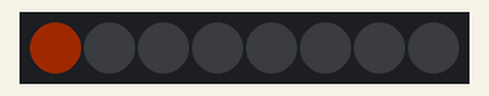
Bench run of a sketch on a simulated Arduino Uno, built with avr-gcc and run on an emulated ATmega328P. Shown: 8 RGB LEDs in strip order, left to right. Dim RGB values are drawn brighter than linear; what the sketch prints to the serial monitor is not drawn.

Above: at 2.1 s.
At 6.1 s:
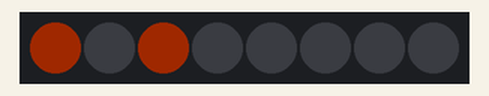
At 11.1 s:
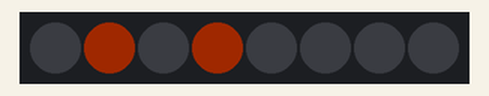
At 20.1 s:
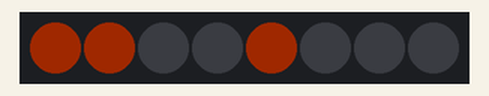
At 29.1 s:
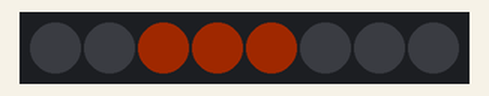
At 38.1 s:
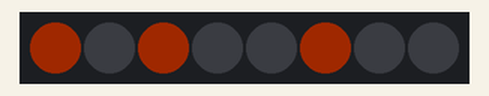
Timing chart, 0 to 40.0 s (numbered marks = the images above):
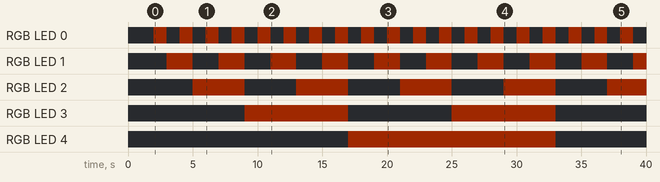

The sketch:

ESP32-13-Neopixel_counter.ino
```cpp
/*
 * ESP32-13-Neopixel_counter
 *
 * Uses a neopixel strip with 8 pixels as a binary counter.
 *
 */

#include <Adafruit_NeoPixel.h>

#define NEOPIXEL_PIN 10
#define NEOPIXEL_NUMPIXELS 8

Adafruit_NeoPixel pixels(NEOPIXEL_NUMPIXELS, NEOPIXEL_PIN, NEO_GRB + NEO_KHZ800);

int neoCounter;
uint32_t pixelColorOn;
uint32_t pixelColorOff;

void setup() {
  Serial.begin(115200);
  delay(1000);
  Serial.println("\n\n* * * * * * * * * *  Neopixel counter  * * * * * * * * * *\n\n");
  pixels.begin();
  neoCounter = 0;
  pixelColorOn = pixels.Color(32, 8, 0);    // R, G, B
  pixelColorOff = pixels.Color(0, 0, 0);    // R, G, B
}//setup

void loop() {
//  pixels.clear();  // We do not want or need to clear the values in this scenario
  for (int i=0; i<NEOPIXEL_NUMPIXELS; i++) {
    byte bitValue = bitRead(neoCounter, i);
    if (bitValue == 0) {
      pixels.setPixelColor(i, pixelColorOff);
    } else {
      pixels.setPixelColor(i, pixelColorOn);
    }//if..else
  }//for
  pixels.show();
  if (neoCounter >= 255) {
    neoCounter = 0;
  } else {
    neoCounter++;
  }//if..else
  delay(1000);
}//loop

//EOF
```

Measured:
- by itself, RGB LED 0: alternates RGB(32, 8, 0) for 1.0 s and off for 1.0 s
- by itself, RGB LED 1: alternates RGB(32, 8, 0) for 2.0 s and off for 2.0 s
- by itself, RGB LED 2: alternates RGB(32, 8, 0) for 4.0 s and off for 4.0 s
- by itself, RGB LED 3: alternates RGB(32, 8, 0) for 8.0 s and off for 8.0 s
- by itself, RGB LED 4: off → RGB(32, 8, 0) at 17.0 s, → off 16.0 s later
- what the display in image 0 shows lasts 1.0 s, from 2.0 s to 3.0 s
